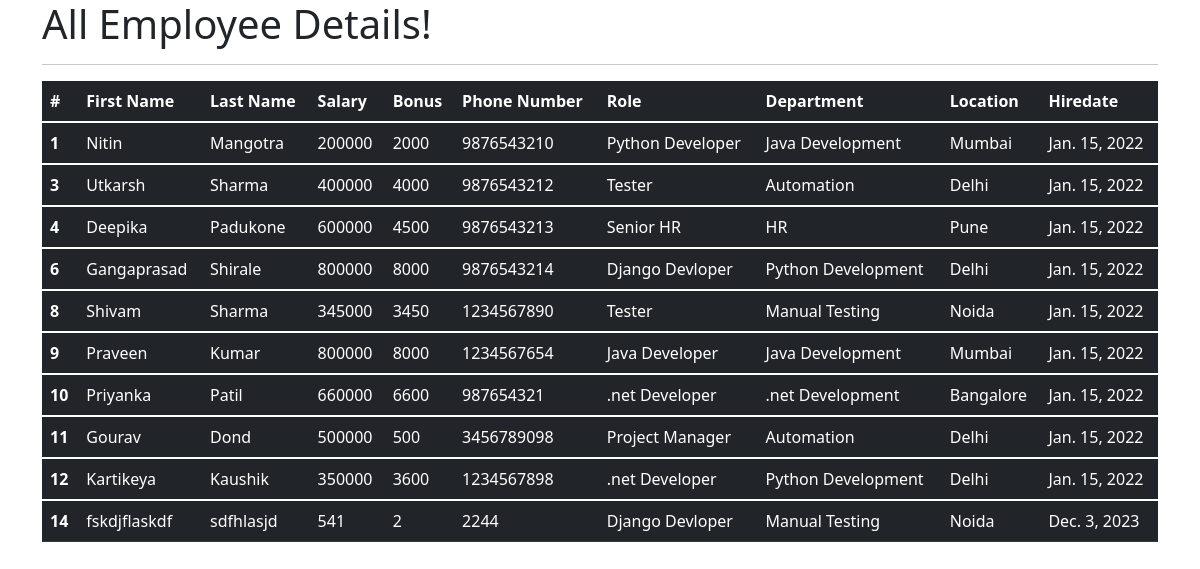
The app's page /all_emp with its own data.
### emp_app/models.py (models this page shows, shortened)
class Employee(models.Model):
    first_name = models.CharField(max_length=100, null=False)
    last_name = models.CharField(max_length=100)
    dept = models.ForeignKey(Department, on_delete=models.CASCADE)
    salary = models.IntegerField(default=0)
    bonus = models.IntegerField(default=0)
    role = models.ForeignKey(Role, on_delete=models.CASCADE)
    phone = models.IntegerField(default=0)
    hire_date = models.DateField()
    def __str__(self):
        return "%s %s %s" %(self.first_name, self.last_name, self.phone)

class Role(models.Model):
    name = models.CharField(max_length=100, null=False)

class Department(models.Model):
    name = models.CharField(max_length=100,null=False)
    location = models.CharField(max_length=100)

### emp_app/views.py (the view)
# urls.py: path('all_emp', views.all_emp, name='all_emp'),
def all_emp(request):
    emps = Employee.objects.all()
    context = {
        'emps': emps
    }
    print(context)
    return render(request, 'view_all_emp.html', context)

### emp_app/templates/view_all_emp.html (shortened to what this page needs)
<!DOCTYPE html>
<html lang="en">
  <head>
    <link
      href="https://cdn.jsdelivr.net/npm/bootstrap@5.1.3/dist/css/bootstrap.min.css"
      rel="stylesheet"
    />
  </head>
  <body>
    <div class="container">
      <h1>All Employee Details!</h1>
      <hr />
      <table class="table table-dark">
        <thead>
          <tr>
            <th scope="col">#</th>
            <th scope="col">First Name</th>
            <th scope="col">Last Name</th>
            <th scope="col">Salary</th>
            <th scope="col">Bonus</th>
            <th scope="col">Phone Number</th>
            <th scope="col">Role</th>
            <th scope="col">Department</th>
            <th scope="col">Location</th>
            <th scope="col">Hiredate</th>
          </tr>
        </thead>
        {% for emp in emps %}
        <tbody>
          <tr>
            <th scope="row">{{emp.id}}</th>
            <td>{{emp.first_name}}</td>
            <td>{{emp.last_name}}</td>
            <td>{{emp.salary}}</td>
            <td>{{emp.bonus}}</td>
            <td>{{emp.phone}}</td>
            <td>{{emp.role.name}}</td>
            <td>{{emp.dept.name}}</td>
            <td>{{emp.dept.location}}</td>
            <td>{{emp.hire_date}}</td>
          </tr>
        </tbody>
        {% endfor %}
      </table>
    </div>
  </body>
</html>

### records on screen
Employee: id "1", first_name "Nitin", last_name "Mangotra", salary "200000", bonus "2000", phone "9876543210", role.name "Python Developer", dept.name "Java Development", dept.location "Mumbai", hire_date "Jan. 15, 2022"
Employee: id "3", first_name "Utkarsh", last_name "Sharma", salary "400000", bonus "4000", phone "9876543212", role.name "Tester", dept.name "Automation", dept.location "Delhi", hire_date "Jan. 15, 2022"
Employee: id "4", first_name "Deepika", last_name "Padukone", salary "600000", bonus "4500", phone "9876543213", role.name "Senior HR", dept.name "HR", dept.location "Pune", hire_date "Jan. 15, 2022"
Employee: id "6", first_name "Gangaprasad", last_name "Shirale", salary "800000", bonus "8000", phone "9876543214", role.name "Django Devloper", dept.name "Python Development", dept.location "Delhi", hire_date "Jan. 15, 2022"
Employee: id "8", first_name "Shivam", last_name "Sharma", salary "345000", bonus "3450", phone "1234567890", role.name "Tester", dept.name "Manual Testing", dept.location "Noida", hire_date "Jan. 15, 2022"
Employee: id "9", first_name "Praveen", last_name "Kumar", salary "800000", bonus "8000", phone "1234567654", role.name "Java Developer", dept.name "Java Development", dept.location "Mumbai", hire_date "Jan. 15, 2022"
Employee: id "10", first_name "Priyanka", last_name "Patil", salary "660000", bonus "6600", phone "987654321", role.name ".net Developer", dept.name ".net Development", dept.location "Bangalore", hire_date "Jan. 15, 2022"
Employee: id "11", first_name "Gourav", last_name "Dond", salary "500000", bonus "500", phone "3456789098", role.name "Project Manager", dept.name "Automation", dept.location "Delhi", hire_date "Jan. 15, 2022"
Employee: id "12", first_name "Kartikeya", last_name "Kaushik", salary "350000", bonus "3600", phone "1234567898", role.name ".net Developer", dept.name "Python Development", dept.location "Delhi", hire_date "Jan. 15, 2022"
Employee: id "14", first_name "fskdjflaskdf", last_name "sdfhlasjd", salary "541", bonus "2", phone "2244", role.name "Django Devloper", dept.name "Manual Testing", dept.location "Noida", hire_date "Dec. 3, 2023"
